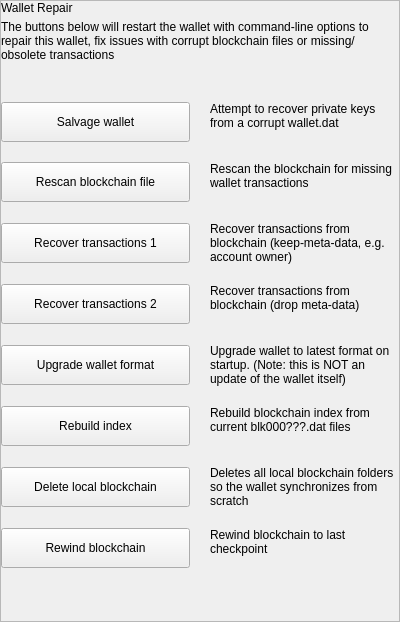
<?xml version="1.0" encoding="UTF-8"?>
<ui version="4.0">
 <class>SettingsWalletRepairWidget</class>
 <widget class="QWidget" name="SettingsWalletRepairWidget">
  <property name="geometry">
   <rect>
    <x>0</x>
    <y>0</y>
    <width>400</width>
    <height>622</height>
   </rect>
  </property>
  <property name="windowTitle">
   <string notr="true">N/A</string>
  </property>
  <layout class="QHBoxLayout" name="horizontalLayout">
   <property name="spacing">
    <number>0</number>
   </property>
   <property name="leftMargin">
    <number>0</number>
   </property>
   <property name="topMargin">
    <number>0</number>
   </property>
   <property name="rightMargin">
    <number>0</number>
   </property>
   <property name="bottomMargin">
    <number>0</number>
   </property>
   <item>
    <widget class="QWidget" name="left" native="true">
     <layout class="QVBoxLayout" name="verticalLayout">
      <property name="leftMargin">
       <number>0</number>
      </property>
      <property name="topMargin">
       <number>0</number>
      </property>
      <property name="rightMargin">
       <number>0</number>
      </property>
      <property name="bottomMargin">
       <number>0</number>
      </property>
      <item>
       <widget class="QScrollArea" name="scrollStack">
        <property name="styleSheet">
         <string notr="true"/>
        </property>
        <property name="horizontalScrollBarPolicy">
         <enum>Qt::ScrollBarAlwaysOff</enum>
        </property>
        <property name="sizeAdjustPolicy">
         <enum>QAbstractScrollArea::AdjustIgnored</enum>
        </property>
        <property name="widgetResizable">
         <bool>true</bool>
        </property>
        <property name="alignment">
         <set>Qt::AlignLeading|Qt::AlignLeft|Qt::AlignTop</set>
        </property>
        <widget class="QWidget" name="scrollAreaWidgetStack">
         <property name="geometry">
          <rect>
           <x>0</x>
           <y>-57</y>
           <width>383</width>
           <height>677</height>
          </rect>
         </property>
         <property name="autoFillBackground">
          <bool>true</bool>
         </property>
         <layout class="QVBoxLayout" name="verticalLayout_1">
          <property name="spacing">
           <number>0</number>
          </property>
          <property name="sizeConstraint">
           <enum>QLayout::SetDefaultConstraint</enum>
          </property>
          <property name="leftMargin">
           <number>0</number>
          </property>
          <property name="topMargin">
           <number>0</number>
          </property>
          <property name="rightMargin">
           <number>0</number>
          </property>
          <property name="bottomMargin">
           <number>0</number>
          </property>
          <item>
           <layout class="QHBoxLayout" name="horizontalLayout_3">
            <property name="spacing">
             <number>0</number>
            </property>
            <item>
             <layout class="QVBoxLayout" name="verticalLayoutTitle">
              <property name="spacing">
               <number>5</number>
              </property>
              <item>
               <widget class="QLabel" name="labelTitle">
                <property name="text">
                 <string>Wallet Repair</string>
                </property>
               </widget>
              </item>
              <item>
               <widget class="QLabel" name="labelSubtitle1">
                <property name="text">
                 <string>The buttons below will restart the wallet with command-line options to repair this wallet, fix issues with corrupt blockchain files or missing/obsolete transactions</string>
                </property>
                <property name="wordWrap">
                 <bool>true</bool>
                </property>
               </widget>
              </item>
             </layout>
            </item>
           </layout>
          </item>
          <item>
           <spacer name="verticalSpacer">
            <property name="orientation">
             <enum>Qt::Vertical</enum>
            </property>
            <property name="sizeType">
             <enum>QSizePolicy::Fixed</enum>
            </property>
            <property name="sizeHint" stdset="0">
             <size>
              <width>20</width>
              <height>40</height>
             </size>
            </property>
           </spacer>
          </item>
          <item>
           <layout class="QHBoxLayout" name="horizontalLayout_6" stretch="1,1">
            <property name="spacing">
             <number>20</number>
            </property>
            <item>
             <layout class="QVBoxLayout" name="verticalLayout_2">
              <property name="spacing">
               <number>5</number>
              </property>
              <item>
               <widget class="QPushButton" name="pushButtonSalvage">
                <property name="minimumSize">
                 <size>
                  <width>0</width>
                  <height>40</height>
                 </size>
                </property>
                <property name="maximumSize">
                 <size>
                  <width>16777215</width>
                  <height>40</height>
                 </size>
                </property>
                <property name="focusPolicy">
                 <enum>Qt::NoFocus</enum>
                </property>
                <property name="text">
                 <string>Salvage wallet</string>
                </property>
               </widget>
              </item>
             </layout>
            </item>
            <item>
             <widget class="QLabel" name="labelMessageSalvage">
              <property name="text">
               <string>Attempt to recover private keys from a corrupt wallet.dat</string>
              </property>
              <property name="alignment">
               <set>Qt::AlignLeading|Qt::AlignLeft|Qt::AlignTop</set>
              </property>
              <property name="wordWrap">
               <bool>true</bool>
              </property>
             </widget>
            </item>
           </layout>
          </item>
          <item>
           <spacer name="verticalSpacer_1">
            <property name="orientation">
             <enum>Qt::Vertical</enum>
            </property>
            <property name="sizeType">
             <enum>QSizePolicy::Fixed</enum>
            </property>
            <property name="sizeHint" stdset="0">
             <size>
              <width>20</width>
              <height>20</height>
             </size>
            </property>
           </spacer>
          </item>
          <item>
           <layout class="QHBoxLayout" name="horizontalRescan" stretch="1,1">
            <property name="spacing">
             <number>20</number>
            </property>
            <item>
             <layout class="QVBoxLayout" name="verticalRescan">
              <property name="spacing">
               <number>5</number>
              </property>
              <item>
               <widget class="QPushButton" name="pushButtonRescan">
                <property name="minimumSize">
                 <size>
                  <width>0</width>
                  <height>40</height>
                 </size>
                </property>
                <property name="maximumSize">
                 <size>
                  <width>16777215</width>
                  <height>40</height>
                 </size>
                </property>
                <property name="focusPolicy">
                 <enum>Qt::NoFocus</enum>
                </property>
                <property name="text">
                 <string>Rescan blockchain file</string>
                </property>
               </widget>
              </item>
             </layout>
            </item>
            <item>
             <widget class="QLabel" name="labelMessageRescan">
              <property name="text">
               <string>Rescan the blockchain for missing wallet transactions</string>
              </property>
              <property name="alignment">
               <set>Qt::AlignLeading|Qt::AlignLeft|Qt::AlignTop</set>
              </property>
              <property name="wordWrap">
               <bool>true</bool>
              </property>
             </widget>
            </item>
           </layout>
          </item>
          <item>
           <spacer name="verticalSpacer_2">
            <property name="orientation">
             <enum>Qt::Vertical</enum>
            </property>
            <property name="sizeType">
             <enum>QSizePolicy::Fixed</enum>
            </property>
            <property name="sizeHint" stdset="0">
             <size>
              <width>20</width>
              <height>20</height>
             </size>
            </property>
           </spacer>
          </item>
          <item>
           <layout class="QHBoxLayout" name="horizontalRecover1" stretch="1,1">
            <property name="spacing">
             <number>20</number>
            </property>
            <item>
             <layout class="QVBoxLayout" name="verticalRecover1">
              <property name="spacing">
               <number>5</number>
              </property>
              <item>
               <widget class="QPushButton" name="pushButtonRecover1">
                <property name="minimumSize">
                 <size>
                  <width>0</width>
                  <height>40</height>
                 </size>
                </property>
                <property name="maximumSize">
                 <size>
                  <width>16777215</width>
                  <height>40</height>
                 </size>
                </property>
                <property name="focusPolicy">
                 <enum>Qt::NoFocus</enum>
                </property>
                <property name="text">
                 <string>Recover transactions 1</string>
                </property>
               </widget>
              </item>
             </layout>
            </item>
            <item>
             <widget class="QLabel" name="labelMessageRecover1">
              <property name="text">
               <string>Recover transactions from blockchain (keep-meta-data, e.g. account owner)</string>
              </property>
              <property name="alignment">
               <set>Qt::AlignLeading|Qt::AlignLeft|Qt::AlignTop</set>
              </property>
              <property name="wordWrap">
               <bool>true</bool>
              </property>
             </widget>
            </item>
           </layout>
          </item>
          <item>
           <spacer name="verticalSpacer_3">
            <property name="orientation">
             <enum>Qt::Vertical</enum>
            </property>
            <property name="sizeType">
             <enum>QSizePolicy::Fixed</enum>
            </property>
            <property name="sizeHint" stdset="0">
             <size>
              <width>20</width>
              <height>20</height>
             </size>
            </property>
           </spacer>
          </item>
          <item>
           <layout class="QHBoxLayout" name="horizontalRecover2" stretch="1,1">
            <property name="spacing">
             <number>20</number>
            </property>
            <item>
             <layout class="QVBoxLayout" name="verticalRecover2" stretch="0">
              <property name="spacing">
               <number>5</number>
              </property>
              <item>
               <widget class="QPushButton" name="pushButtonRecover2">
                <property name="minimumSize">
                 <size>
                  <width>0</width>
                  <height>40</height>
                 </size>
                </property>
                <property name="maximumSize">
                 <size>
                  <width>16777215</width>
                  <height>40</height>
                 </size>
                </property>
                <property name="focusPolicy">
                 <enum>Qt::NoFocus</enum>
                </property>
                <property name="text">
                 <string>Recover transactions 2</string>
                </property>
               </widget>
              </item>
             </layout>
            </item>
            <item>
             <widget class="QLabel" name="labelMessageRecover2">
              <property name="text">
               <string>Recover transactions from blockchain (drop meta-data)</string>
              </property>
              <property name="alignment">
               <set>Qt::AlignLeading|Qt::AlignLeft|Qt::AlignTop</set>
              </property>
              <property name="wordWrap">
               <bool>true</bool>
              </property>
             </widget>
            </item>
           </layout>
          </item>
          <item>
           <spacer name="verticalSpacer_4">
            <property name="orientation">
             <enum>Qt::Vertical</enum>
            </property>
            <property name="sizeType">
             <enum>QSizePolicy::Fixed</enum>
            </property>
            <property name="sizeHint" stdset="0">
             <size>
              <width>20</width>
              <height>20</height>
             </size>
            </property>
           </spacer>
          </item>
          <item>
           <layout class="QHBoxLayout" name="horizontalUpgrade" stretch="1,1">
            <property name="spacing">
             <number>20</number>
            </property>
            <item>
             <layout class="QVBoxLayout" name="verticalUpgrade">
              <property name="spacing">
               <number>5</number>
              </property>
              <item>
               <widget class="QPushButton" name="pushButtonUpgrade">
                <property name="minimumSize">
                 <size>
                  <width>0</width>
                  <height>40</height>
                 </size>
                </property>
                <property name="maximumSize">
                 <size>
                  <width>16777215</width>
                  <height>40</height>
                 </size>
                </property>
                <property name="focusPolicy">
                 <enum>Qt::NoFocus</enum>
                </property>
                <property name="text">
                 <string>Upgrade wallet format</string>
                </property>
               </widget>
              </item>
             </layout>
            </item>
            <item>
             <widget class="QLabel" name="labelMessageUpgrade">
              <property name="text">
               <string>Upgrade wallet to latest format on startup. (Note: this is NOT an update of the wallet itself)</string>
              </property>
              <property name="alignment">
               <set>Qt::AlignLeading|Qt::AlignLeft|Qt::AlignTop</set>
              </property>
              <property name="wordWrap">
               <bool>true</bool>
              </property>
             </widget>
            </item>
           </layout>
          </item>
          <item>
           <spacer name="verticalSpacer_5">
            <property name="orientation">
             <enum>Qt::Vertical</enum>
            </property>
            <property name="sizeType">
             <enum>QSizePolicy::Fixed</enum>
            </property>
            <property name="sizeHint" stdset="0">
             <size>
              <width>20</width>
              <height>20</height>
             </size>
            </property>
           </spacer>
          </item>
          <item>
           <layout class="QHBoxLayout" name="horizontalRebuild" stretch="1,1">
            <property name="spacing">
             <number>20</number>
            </property>
            <item>
             <layout class="QVBoxLayout" name="verticalRebuild">
              <property name="spacing">
               <number>5</number>
              </property>
              <item>
               <widget class="QPushButton" name="pushButtonRebuild">
                <property name="minimumSize">
                 <size>
                  <width>0</width>
                  <height>40</height>
                 </size>
                </property>
                <property name="maximumSize">
                 <size>
                  <width>16777215</width>
                  <height>40</height>
                 </size>
                </property>
                <property name="focusPolicy">
                 <enum>Qt::NoFocus</enum>
                </property>
                <property name="text">
                 <string>Rebuild index</string>
                </property>
               </widget>
              </item>
             </layout>
            </item>
            <item>
             <widget class="QLabel" name="labelMessageRebuild">
              <property name="text">
               <string>Rebuild blockchain index from current blk000???.dat files</string>
              </property>
              <property name="alignment">
               <set>Qt::AlignLeading|Qt::AlignLeft|Qt::AlignTop</set>
              </property>
              <property name="wordWrap">
               <bool>true</bool>
              </property>
             </widget>
            </item>
           </layout>
          </item>
          <item>
           <spacer name="verticalSpacer_6">
            <property name="orientation">
             <enum>Qt::Vertical</enum>
            </property>
            <property name="sizeType">
             <enum>QSizePolicy::Fixed</enum>
            </property>
            <property name="sizeHint" stdset="0">
             <size>
              <width>20</width>
              <height>20</height>
             </size>
            </property>
           </spacer>
          </item>
          <item>
           <layout class="QHBoxLayout" name="horizontalDelete" stretch="1,1">
            <property name="spacing">
             <number>20</number>
            </property>
            <item>
             <layout class="QVBoxLayout" name="verticalDelete">
              <property name="spacing">
               <number>0</number>
              </property>
              <item>
               <widget class="QPushButton" name="pushButtonDelete">
                <property name="minimumSize">
                 <size>
                  <width>0</width>
                  <height>40</height>
                 </size>
                </property>
                <property name="maximumSize">
                 <size>
                  <width>16777215</width>
                  <height>40</height>
                 </size>
                </property>
                <property name="focusPolicy">
                 <enum>Qt::NoFocus</enum>
                </property>
                <property name="text">
                 <string>Delete local blockchain</string>
                </property>
               </widget>
              </item>
             </layout>
            </item>
            <item>
             <widget class="QLabel" name="labelMessageDelete">
              <property name="minimumSize">
               <size>
                <width>0</width>
                <height>0</height>
               </size>
              </property>
              <property name="text">
               <string>Deletes all local blockchain folders so the wallet synchronizes from scratch</string>
              </property>
              <property name="alignment">
               <set>Qt::AlignLeading|Qt::AlignLeft|Qt::AlignTop</set>
              </property>
              <property name="wordWrap">
               <bool>true</bool>
              </property>
             </widget>
            </item>
           </layout>
          </item>
          <item>
           <spacer name="verticalSpacer_8">
            <property name="orientation">
             <enum>Qt::Vertical</enum>
            </property>
            <property name="sizeType">
             <enum>QSizePolicy::Fixed</enum>
            </property>
            <property name="sizeHint" stdset="0">
             <size>
              <width>20</width>
              <height>20</height>
             </size>
            </property>
           </spacer>
          </item>
          <item>
           <layout class="QHBoxLayout" name="horizontalRewind" stretch="1,1">
            <property name="spacing">
             <number>20</number>
            </property>
            <property name="bottomMargin">
             <number>0</number>
            </property>
            <item>
             <layout class="QVBoxLayout" name="verticalRewind" stretch="0">
              <property name="spacing">
               <number>0</number>
              </property>
              <property name="rightMargin">
               <number>0</number>
              </property>
              <property name="bottomMargin">
               <number>0</number>
              </property>
              <item>
               <widget class="QPushButton" name="pushButtonRewind">
                <property name="minimumSize">
                 <size>
                  <width>0</width>
                  <height>40</height>
                 </size>
                </property>
                <property name="maximumSize">
                 <size>
                  <width>16777215</width>
                  <height>40</height>
                 </size>
                </property>
                <property name="focusPolicy">
                 <enum>Qt::NoFocus</enum>
                </property>
                <property name="text">
                 <string>Rewind blockchain</string>
                </property>
               </widget>
              </item>
             </layout>
            </item>
            <item>
             <widget class="QLabel" name="labelMessageRewind">
              <property name="text">
               <string>Rewind blockchain to last checkpoint</string>
              </property>
              <property name="alignment">
               <set>Qt::AlignLeading|Qt::AlignLeft|Qt::AlignTop</set>
              </property>
              <property name="wordWrap">
               <bool>true</bool>
              </property>
             </widget>
            </item>
           </layout>
          </item>
          <item>
           <spacer name="verticalSpacer_7">
            <property name="orientation">
             <enum>Qt::Vertical</enum>
            </property>
            <property name="sizeType">
             <enum>QSizePolicy::Expanding</enum>
            </property>
            <property name="sizeHint" stdset="0">
             <size>
              <width>20</width>
              <height>40</height>
             </size>
            </property>
           </spacer>
          </item>
         </layout>
        </widget>
       </widget>
      </item>
     </layout>
    </widget>
   </item>
  </layout>
 </widget>
 <resources/>
 <connections/>
</ui>
